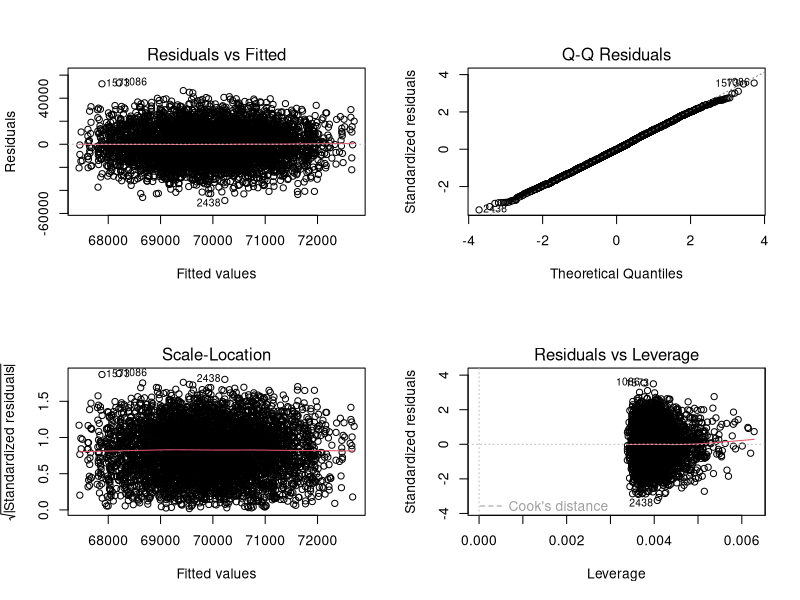
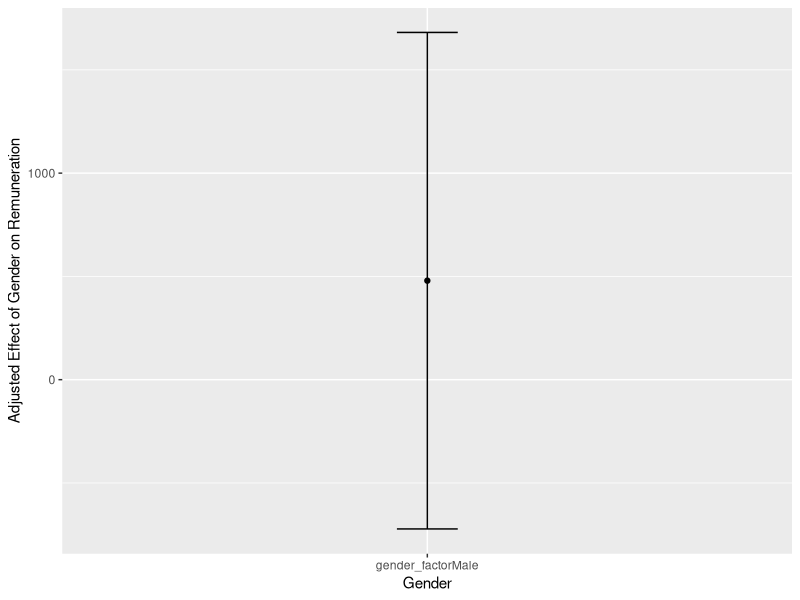
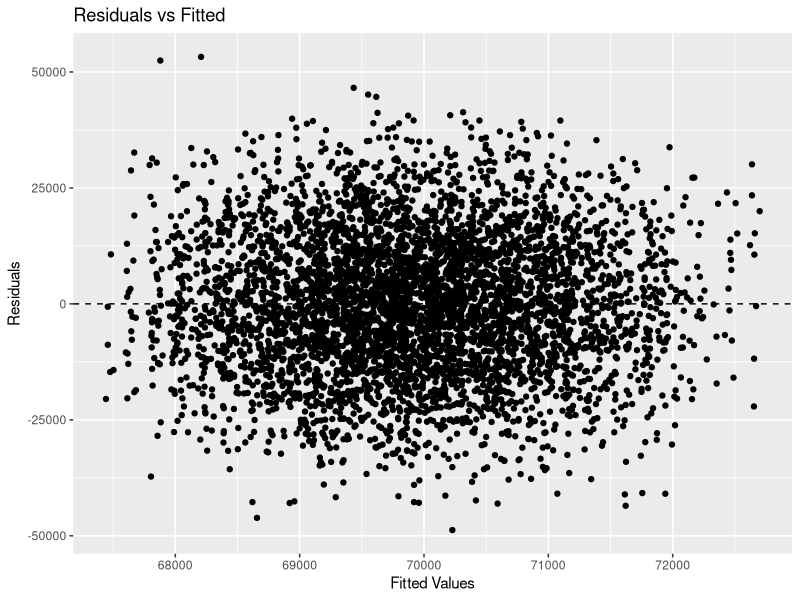

Here is the R script that generated these plots, in order:
setwd("/Users/subhajitdas/Documents/SUBHO_FILES/10_BOOK_WRITING/00_CAUSAL_INFERENCE/R")
# Load necessary library
# Install necessary libraries if they are not already installed
if (!requireNamespace("dplyr", quietly = TRUE)) install.packages("dplyr")
if (!requireNamespace("ggplot2", quietly = TRUE)) install.packages("ggplot2")
if (!requireNamespace("lmtest", quietly = TRUE)) install.packages("lmtest")
if (!requireNamespace("sandwich", quietly = TRUE)) install.packages("sandwich")
if (!requireNamespace("car", quietly = TRUE)) install.packages("car")

# Load the 'car' package
library(car)

library(dplyr)
library(ggplot2)
library(lmtest)
library(sandwich)
# Set seed for reproducibility
set.seed(500)

# Generate synthetic data
n <- 5000 # Number of observations

corp_data <- data.frame(
  gender = sample(c("Male", "Female"), n, replace = TRUE),
  remuneration = rnorm(n, mean = 70000, sd = 15000), # Assuming normal distribution for salary
  promotion_opportunities = rpois(n, lambda = 2), # Assuming Poisson distribution for number of promotions
  performance_rating = sample(1:5, n, replace = TRUE), # Ratings from 1 to 5
  department = sample(c("Sales", "IT", "HR", "Finance", "Marketing"), n, replace = TRUE),
  work_experience = rnorm(n, mean = 5, sd = 2), # Assuming normal distribution for years of experience
  education = sample(c("Bachelor", "Master", "PhD"), n, replace = TRUE),
  job_role = sample(c("Analyst", "Manager", "Senior Manager", "Director"), n, replace = TRUE)
)

# View the first few rows of the dataset
head(corp_data)


# Prepare data with interaction terms
corp_data <- corp_data %>%
  mutate(gender_factor = as.factor(gender),
         department_factor = as.factor(department),
         job_role_factor = as.factor(job_role),
         gender_dept_interaction = interaction(gender_factor, department_factor),
         gender_jobrole_interaction = interaction(gender_factor, job_role_factor))

# Expanded linear model with interaction terms
model <- lm(remuneration ~ gender_factor + job_role_factor + department_factor +
              work_experience + performance_rating + education +
              gender_dept_interaction + gender_jobrole_interaction, data = corp_data)

# Model summary
summary(model)

# Diagnostic plots
par(mfrow=c(2,2))
plot(model)

# Check for multicollinearity
#vif(model)

# Sensitivity analysis: Exclude certain confounders
model_sensitivity <- lm(remuneration ~ gender_factor + department_factor +
                          work_experience + education, data = corp_data)
summary(model_sensitivity)

# Compare models
anova(model, model_sensitivity)

# Assuming the back door adjustment model is already fitted
# Install necessary libraries
library(ggplot2)
library(broom)

# Coefficient plot for gender
coef_df <- broom::tidy(model) %>% filter(term == "gender_factorMale")


ggplot(coef_df, aes(x = term, y = estimate)) +
  geom_point() +
  geom_errorbar(aes(ymin = estimate - std.error, ymax = estimate + std.error), width = 0.1) +
  ylab("Adjusted Effect of Gender on Remuneration") +
  xlab("Gender")
print(coef_df)
print(broom::tidy(model)$term)
print(table(corp_data$gender_factor))



# Residuals plot
ggplot(data = model, aes(x = .fitted, y = .resid)) +
  geom_point() +
  geom_hline(yintercept = 0, linetype = "dashed") +
  xlab("Fitted Values") +
  ylab("Residuals") +
  ggtitle("Residuals vs Fitted")
